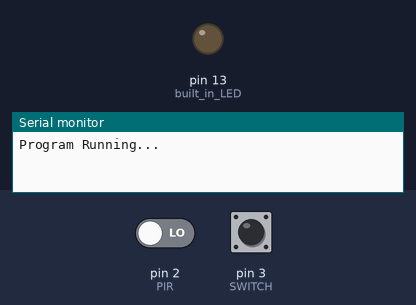
A sketch run on a simulated Arduino Uno, built with avr-gcc and run on an emulated ATmega328P. Parts: output pins drawn as LEDs (lit = HIGH), the last lines printed to the serial monitor. The test bench sets the inputs (shaded band); at power-on: pin 2 (PIR) LOW, pin 3 (SWITCH) HIGH.

Above: at 1.2 s.
1.3 s: pin 2 (PIR) driven HIGH
At 1.7 s:
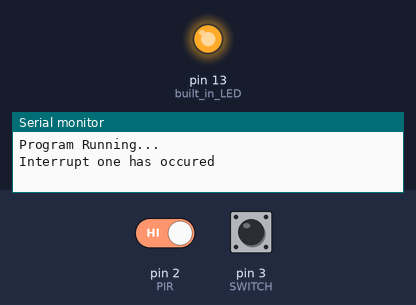
4.4 s: pin 2 (PIR) driven LOW
At 5.3 s:
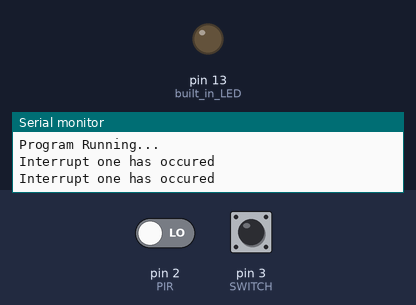
Timing chart, 0 to 7.4 s (numbered marks = the images above; inputs shaded):
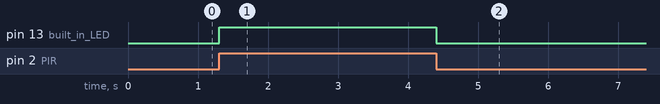

The sketch:

TASK_M1_T3C.ino
```cpp
#define PIR 2
#define SWITCH 3

int input = 0;
volatile bool LEDstate = false;

void setup() {
  Serial.begin(9600);
  Serial.println("Program Running...");
  pinMode(LED_BUILTIN, OUTPUT);     //built in LED
  pinMode(PIR, INPUT);
  pinMode(SWITCH, INPUT);

  attachInterrupt(digitalPinToInterrupt(PIR), PIRchange, CHANGE);
  attachInterrupt(digitalPinToInterrupt(SWITCH), ButtonPress, RISING);

}

void loop() {
  delay(1000);

}

void PIRchange()
{
  LEDstate = !LEDstate;
  digitalWrite(LED_BUILTIN, LEDstate);
  Serial.println("Interrupt one has occured");

}

void ButtonPress(){
  Serial.println("Interrupt two has occured");

}
```

Measured:
- after the input at 1.3 s, pin 13 (built_in_LED): LOW → HIGH at once
- after the input at 4.4 s, pin 13 (built_in_LED): HIGH → LOW at once
